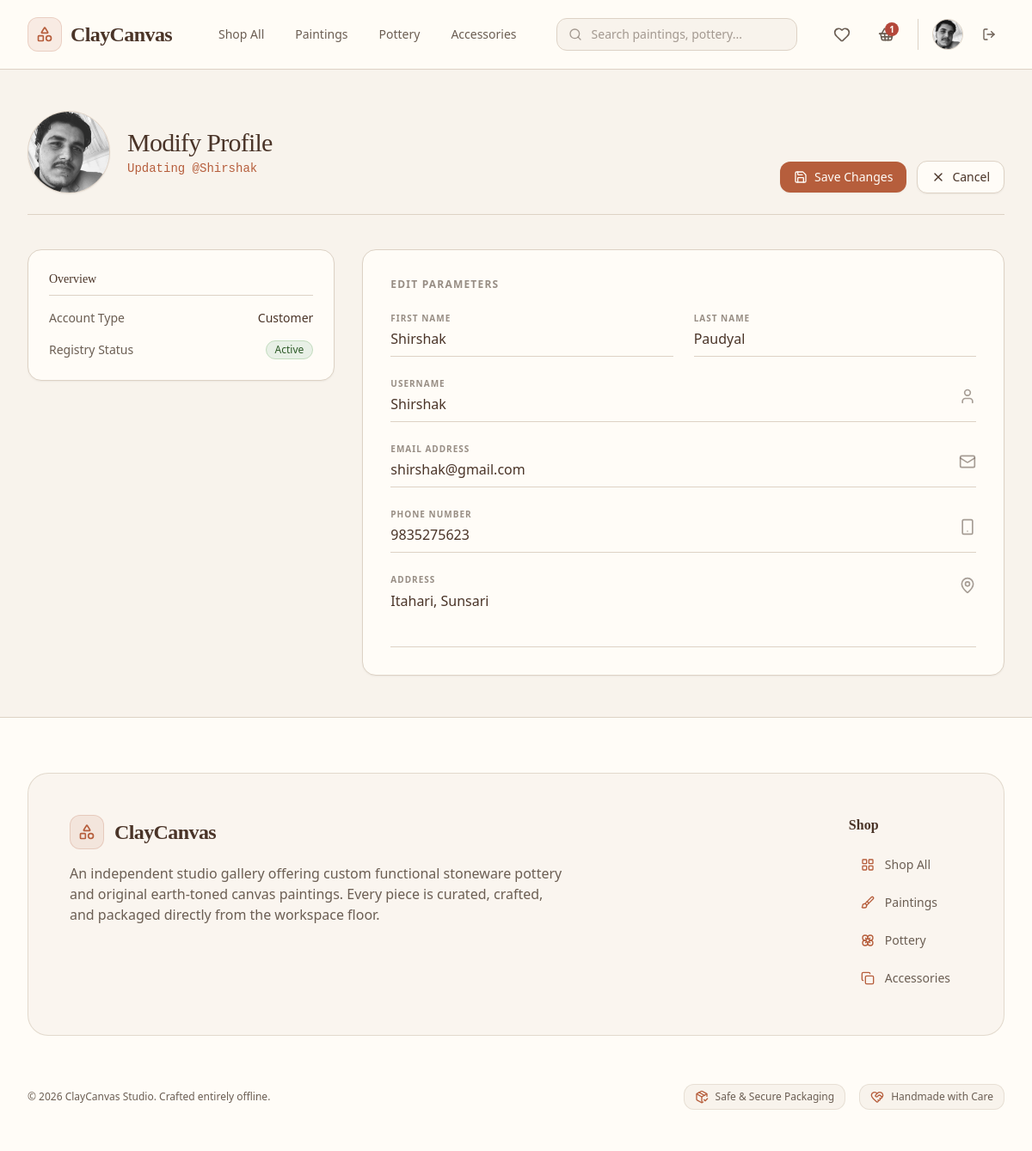
The page /profile/edit/ (signed in) on the database its author committed.
### cc_app/models.py (models this page shows, shortened)
class User(AbstractUser):
    phone = models.CharField(max_length=20, blank=True)
    address = models.TextField(blank=True)
    profile_picture = models.ImageField(upload_to='images/user/', blank=True, null=True)

class Cart(models.Model):
    customer = models.OneToOneField(User, on_delete=models.CASCADE, related_name='cart')

### cc_app/views/profile_view.py (the view, shortened to what this page needs)
# urls.py: path('profile/edit/', edit_profile_view, name='edit_profile'),
@login_required
def edit_profile_view(request):
    errors = {}
    return render(request, 'main/edit_profile_page.html')

### cc_app/templates/main/edit_profile_page.html (shortened to what this page needs)
<!DOCTYPE html>
<html lang="en">
<head>
    {% load static %}
    <link href="{% static 'css/styles.css' %}" rel="stylesheet" />
</head>
<body class="bg-[#F8F3EC] font-sans min-h-screen flex flex-col text-[#6B5E53]">
    {% include 'components/_navbar.html' %}
    <main class="flex-grow max-w-7xl w-full mx-auto px-4 py-12 sm:px-6 lg:px-8">
        <form method="POST" enctype="multipart/form-data">
            <div class="mb-10 flex flex-col sm:flex-row sm:items-end sm:justify-between gap-6 pb-6 border-b border-[#DDD2C5]">
                <div class="flex items-center gap-5">
                    <div class="relative w-24 h-24 shrink-0 group">
                        <div class="relative w-24 h-24 rounded-full bg-[#FFFCF7] border border-[#DDD2C5] overflow-hidden flex items-center justify-center text-[#6B5E53]/60 shadow-sm">
                            <div id="profile-preview-container" class="w-full h-full flex items-center justify-center">
                                {% if user.profile_picture %}
                                    <img id="profile-preview" src="{{ user.profile_picture.url }}" alt="{{ user.username }}" class="w-full h-full object-cover opacity-90">
                                {% else %}
                                    <i id="profile-placeholder-icon" data-lucide="user" class="w-8 h-8"></i>
                                    <img id="profile-preview" src="" alt="{{ user.username }}" class="w-full h-full object-cover opacity-90 hidden">
                                {% endif %}
                            </div>
                        </div>
                    </div>
                    <div>
                        <h1 class="text-3xl font-serif font-normal text-[#4A3428] tracking-tight">Modify Profile</h1>
                        <p class="text-sm font-mono text-[#B65E3C] mt-0.5">Updating @{{ user.username|default:"dummy_creator" }}</p>
                    </div>
                </div>
                <div class="flex flex-wrap items-center gap-3">
                    <button type="submit" class="bg-[#B65E3C] hover:bg-[#94492F] text-[#FFFCF7] font-medium py-2 px-4 rounded-xl transition-colors text-sm flex items-center gap-2 shadow-sm">
                        <i data-lucide="save" class="w-4 h-4"></i>
                        Save Changes
                    </button>
                    <a href="/profile/" class="bg-[#FFFCF7] hover:bg-[#F8F3EC] text-[#4A3428] font-medium py-2 px-4 rounded-xl transition-colors text-sm border border-[#DDD2C5] flex items-center gap-2 shadow-sm">
                        <i data-lucide="x" class="w-4 h-4"></i>
                        Cancel
                    </a>
                </div>
            </div>
            <div class="grid grid-cols-1 lg:grid-cols-3 gap-8 items-start">
                <div class="lg:col-span-1 space-y-4">
                    <div class="bg-[#FFFCF7] border border-[#DDD2C5] p-6 rounded-2xl shadow-sm space-y-4">
                        <h3 class="text-sm font-serif font-normal text-[#4A3428] border-b border-[#DDD2C5] pb-2">Overview</h3>
                        <div class="flex items-center justify-between text-sm">
                            <span class="text-[#6B5E53]">Account Type</span>
                            <span class="font-medium text-[#4A3428]">
                                {% if user.is_staff %}Staff{% else %}Customer{% endif %}
                            </span>
                        </div>
                        <div class="flex items-center justify-between text-sm">
                            <span class="text-[#6B5E53]">Registry Status</span>
                            <span class="inline-flex items-center px-2.5 py-0.5 rounded-full text-xs font-medium bg-[#E8F0E6] text-[#2D5A27] border border-[#C2DCBE]">
                                Active
                            </span>
                        </div>
                    </div>
                </div>
                <div class="lg:col-span-2 bg-[#FFFCF7] border border-[#DDD2C5] p-8 rounded-2xl shadow-sm">
                    <h2 class="text-xs font-bold uppercase tracking-widest text-[#6B5E53]/70 mb-6">Edit Parameters</h2>
                    <div class="space-y-6">
                        <div class="grid grid-cols-1 sm:grid-cols-2 gap-6">
                            <div class="border-b border-[#DDD2C5] pb-2 focus-within:border-[#B65E3C] transition-colors">
                                <label for="first_name" class="text-[10px] font-bold uppercase tracking-widest text-[#6B5E53]/70 block mb-1">First Name</label>
                                <input type="text" id="first_name" name="first_name" {% if data %}value="{{ data.first_name }}"{% else %}value="{{ user.first_name|default:'' }}" {% endif %} placeholder="Enter first name" class="w-full bg-transparent text-base font-medium text-[#4A3428] focus:outline-none placeholder-[#6B5E53]/40">
                            </div>
                            <div class="border-b border-[#DDD2C5] pb-2 focus-within:border-[#B65E3C] transition-colors">
                                <label for="last_name" class="text-[10px] font-bold uppercase tracking-widest text-[#6B5E53]/70 block mb-1">Last Name</label>
                                <input type="text" id="last_name" name="last_name" {% if data %}value="{{ data.last_name }}"{% else %}value="{{ user.last_name|default:'' }}" {% endif %} placeholder="Enter last name" class="w-full bg-transparent text-base font-medium text-[#4A3428] focus:outline-none placeholder-[#6B5E53]/40">
                            </div>
                        </div>
                        <div class="flex items-center justify-between gap-4 border-b border-[#DDD2C5] pb-2 focus-within:border-[#B65E3C] transition-colors">
                            <div class="flex-grow">
                                <label for="username" class="text-[10px] font-bold uppercase tracking-widest text-[#6B5E53]/70 block mb-1">Username</label>
                                <input type="text" id="username" name="username" {% if data %}value="{{ data.username }}"{% else %}value="{{ user.username|default:'' }}" {% endif %} placeholder="Enter username" class="w-full bg-transparent text-base font-medium text-[#4A3428] focus:outline-none placeholder-[#6B5E53]/40">
                            </div>
                            <i data-lucide="user" class="w-5 h-5 text-[#6B5E53]/60 shrink-0"></i>
                        </div>
                        <div class="flex items-center justify-between gap-4 border-b border-[#DDD2C5] pb-2 focus-within:border-[#B65E3C] transition-colors">
                            <div class="flex-grow">
                                <label for="email" class="text-[10px] font-bold uppercase tracking-widest text-[#6B5E53]/70 block mb-1">Email Address</label>
                                <input type="email" id="email" name="email" {% if data %}value="{{ data.email }}"{% else %}value="{{ user.email|default:'' }}" {% endif %} placeholder="Enter email address" class="w-full bg-transparent text-base font-medium text-[#4A3428] focus:outline-none placeholder-[#6B5E53]/40">
                            </div>
                            <i data-lucide="mail" class="w-5 h-5 text-[#6B5E53]/60 shrink-0"></i>
                        </div>
                        <div class="flex items-center justify-between gap-4 border-b border-[#DDD2C5] pb-2 focus-within:border-[#B65E3C] transition-colors">
                            <div class="flex-grow">
                                <label for="phone" class="text-[10px] font-bold uppercase tracking-widest text-[#6B5E53]/70 block mb-1">Phone Number</label>
                                <input type="text" id="phone" name="phone" {% if data %}value="{{ data.phone }}"{% else %}value="{{ user.phone|default:'' }}" {% endif %} placeholder="Enter phone number" class="w-full bg-transparent text-base font-medium text-[#4A3428] focus:outline-none placeholder-[#6B5E53]/40">
                            </div>
                            <i data-lucide="smartphone" class="w-5 h-5 text-[#6B5E53]/60 shrink-0"></i>
                        </div>
                        <div class="flex items-start justify-between gap-4 border-b border-[#DDD2C5] pb-2 focus-within:border-[#B65E3C] transition-colors">
                            <div class="flex-grow">
                                <label for="address" class="text-[10px] font-bold uppercase tracking-widest text-[#6B5E53]/70 block mb-1">Address</label>
                                <textarea id="address" name="address" rows="2" placeholder="Enter address" class="w-full bg-transparent text-base font-medium text-[#4A3428] focus:outline-none placeholder-[#6B5E53]/40 resize-none leading-relaxed">{% if data %}{{ data.address }}{% else %}{{ user.address|default:'' }}{% endif %}</textarea>
                            </div>
                            <i data-lucide="map-pin" class="w-5 h-5 text-[#6B5E53]/60 shrink-0 mt-1"></i>
                        </div>
                    </div>
                </div>
            </div>
        </form>
    </main>
    {% include 'components/_footer.html' %}
</body>
</html>

### cc_app/templates/components/_navbar.html (shortened to what this page needs)
<nav class="bg-[#FFFCF7]/95 backdrop-blur-md border-b border-[#DDD2C5] sticky top-0 z-50 shadow-xs">
    <div class="max-w-7xl mx-auto px-4 sm:px-6 lg:px-8">
        <div class="flex justify-between h-20 items-center gap-4">
            <div class="flex items-center gap-8 lg:gap-10">
                <a href="/" class="flex-shrink-0 flex items-center gap-2.5 group">
                    <div class="w-10 h-10 rounded-xl bg-[#B65E3C]/10 border border-[#B65E3C]/20 flex items-center justify-center text-[#B65E3C] group-hover:bg-[#B65E3C] group-hover:text-[#FFFCF7] transition-all duration-300">
                        <i data-lucide="shapes" class="w-5 h-5"></i>
                    </div>
                    <span class="text-2xl font-serif font-bold text-[#4A3428] tracking-tight">ClayCanvas</span>
                </a>
                <div class="hidden md:flex items-center space-x-1 lg:space-x-2 font-medium">
                    <a href="/products/" class="{% if request.path == '/products/' and not request.GET.category %}text-[#B65E3C] bg-[#B65E3C]/10 font-semibold{% else %}text-[#6B5E53] hover:text-[#B65E3C] hover:bg-[#F8F3EC]{% endif %} px-3.5 py-2 rounded-xl text-sm transition-all duration-200">Shop All</a>
                    <a href="/products/?category=paintings" class="{% if request.GET.category == 'paintings' %}text-[#B65E3C] bg-[#B65E3C]/10 font-semibold{% else %}text-[#6B5E53] hover:text-[#B65E3C] hover:bg-[#F8F3EC]{% endif %} px-3.5 py-2 rounded-xl text-sm transition-all duration-200">Paintings</a>
                    <a href="/products/?category=pottery" class="{% if request.GET.category == 'pottery' %}text-[#B65E3C] bg-[#B65E3C]/10 font-semibold{% else %}text-[#6B5E53] hover:text-[#B65E3C] hover:bg-[#F8F3EC]{% endif %} px-3.5 py-2 rounded-xl text-sm transition-all duration-200">Pottery</a>
                    <a href="/products/?category=accessories" class="{% if request.GET.category == 'accessories' %}text-[#B65E3C] bg-[#B65E3C]/10 font-semibold{% else %}text-[#6B5E53] hover:text-[#B65E3C] hover:bg-[#F8F3EC]{% endif %} px-3.5 py-2 rounded-xl text-sm transition-all duration-200">Accessories</a>
                </div>
            </div>
            <div class="hidden sm:block flex-1 max-w-md mx-4">
                <form action="/products/" method="GET" class="relative m-0">
                    <div class="absolute inset-y-0 left-0 pl-3.5 flex items-center pointer-events-none text-[#6B5E53]/60">
                    </div>
                    <input type="text" name="q" value="{{ request.GET.q|default:'' }}" placeholder="Search paintings, pottery..." class="block w-full pl-10 pr-4 py-2 border border-[#DDD2C5] rounded-xl bg-[#F8F3EC] text-sm text-[#4A3428] placeholder-[#6B5E53]/60 focus:outline-none focus:border-[#B65E3C] focus:bg-[#FFFCF7] focus:ring-2 focus:ring-[#B65E3C]/20 transition-all duration-200">
                </form>
            </div>
            <div class="flex items-center gap-2 sm:gap-3">
                {% if not request.user.is_staff %}
                    <a href="/wishlist/" class="w-10 h-10 rounded-xl flex items-center justify-center text-[#6B5E53] hover:text-[#B65E3C] hover:bg-[#F8F3EC] transition-all duration-200 relative">
                        <i data-lucide="heart" class="w-5 h-5"></i>
                    </a>
                    <a href="/cart/" class="w-10 h-10 rounded-xl flex items-center justify-center text-[#6B5E53] hover:text-[#B65E3C] hover:bg-[#F8F3EC] transition-all duration-200 relative">
                        {% if user.is_authenticated and user.cart.items.exists %}
                            <span class="absolute top-1.5 right-1.5 w-4 h-4 bg-[#B4473A] text-[#FFFCF7] text-[10px] font-bold rounded-full flex items-center justify-center shadow-xs">
                                {{ user.cart.items.count }}
                            </span>
                        {% endif %}
                    </a>
                {% endif %}
                {% if user.is_authenticated %}
                    <div class="flex items-center gap-3 border-l border-[#DDD2C5] pl-3 sm:pl-4 ml-1">
                        <a href="/profile/" class="block h-9 w-9 rounded-full overflow-hidden border border-[#DDD2C5] bg-[#F8F3EC] hover:border-[#B65E3C] transition-all duration-200 focus:outline-none shadow-xs">
                            {% if user.profile_picture %}
                                <img src="{{ user.profile_picture.url }}" alt="{{ user.username }}" class="h-full w-full object-cover">
                            {% else %}
                                <div class="h-full w-full flex items-center justify-center text-[#B65E3C] font-semibold text-xs bg-[#B65E3C]/10">
                                    {{ user.username|slice:":1"|upper }}
                                </div>
                            {% endif %}
                        </a>
                        <a href="/logout/" class="w-9 h-9 rounded-xl flex items-center justify-center text-[#6B5E53] hover:text-[#B4473A] hover:bg-[#B4473A]/10 transition-all duration-200" title="Logout">
                            <i data-lucide="log-out" class="w-4 h-4"></i>
                        </a>
                    </div>
                {% endif %}
            </div>
        </div>
    </div>
</nav>

### rows shown on the page
User: cart.items.count "1", profile_picture (picture), username "Shirshak", first_name "Shirshak", last_name "Paudyal", email "shirshak@gmail.com", phone "9835275623", address "Itahari, Sunsari"
